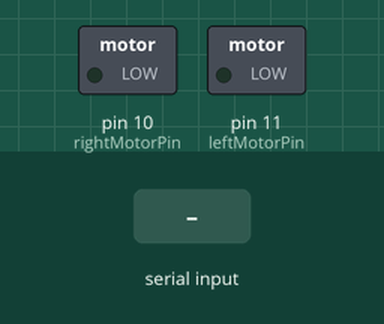
A sketch run on a simulated Arduino Uno, built with avr-gcc and run on an emulated ATmega328P. On the bench: switched loads named in the sketch (green lamp = pin HIGH). The test bench sets the inputs (shaded band). What the sketch prints to the serial monitor is not drawn.

Above: at 1.2 s.
1.3 s: byte 119 (0x77) received over Serial
At 1.9 s:
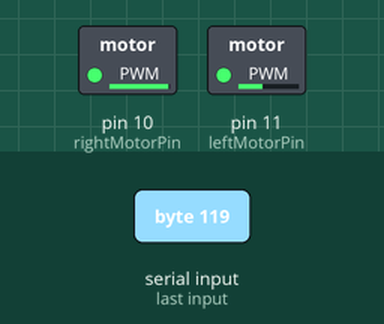
2.8 s: byte 115 (0x73) received over Serial
At 3.1 s:
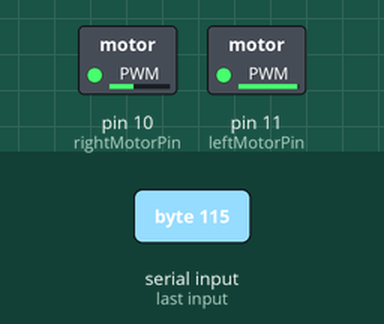
4.3 s: byte 97 (0x61) received over Serial
At 5.4 s:
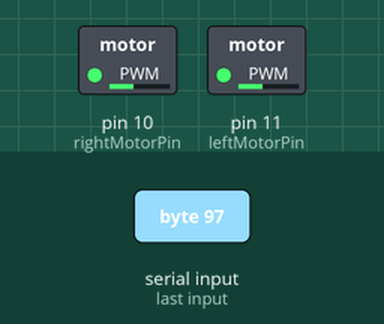
5.8 s: byte 100 (0x64) received over Serial
At 6.6 s:
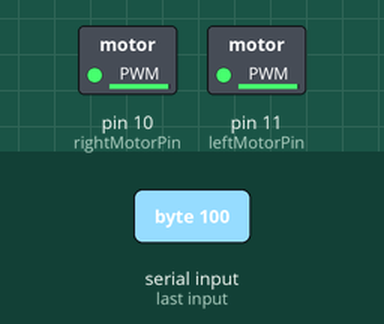
7.3 s: byte 112 (0x70) received over Serial
At 7.7 s:
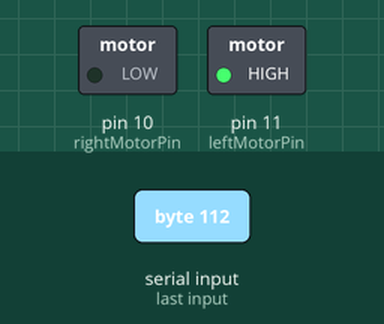
Timing chart, 0 to 10.3 s (numbered marks = the images above; inputs shaded):
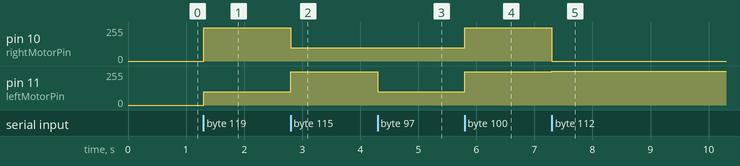

Measured:
- after the input at 1.3 s, pin 10 (rightMotorPin): 0/255 → 250/255 at once; pin 11 (leftMotorPin): 0/255 → 100/255 at once
- after the input at 2.8 s, pin 10 (rightMotorPin): 250/255 → 100/255 at once; pin 11 (leftMotorPin): 100/255 → 250/255 at once
- after the input at 4.3 s, pin 11 (leftMotorPin): 250/255 → 100/255 at once
- after the input at 5.8 s, pin 10 (rightMotorPin), pin 11 (leftMotorPin): 100/255 → 250/255 at once
- after the input at 7.3 s, pin 10 (rightMotorPin): 250/255 → 0/255 at once; pin 11 (leftMotorPin): 250/255 → 255/255 at once

The sketch:

sketch_apr13b.ino
```cpp
// Carson Gedeus
// sketch_apr13b.ino
// Robots source-code for Arduino

#include <Servo.h>

#define leftMotorPin 11
#define rightMotorPin 10

//Servo firstServo;
//Servo secondServo;
//Servo earlyServos[5];

//#define SERVO_TO_PIN(x) (x+2)

int pos = 0;
//int ref = 0;

void setup() {

  pinMode(leftMotorPin, OUTPUT);
  pinMode(rightMotorPin, OUTPUT);

  Serial.begin(9600);
  /*
    for(int ServoNum=0; ServoNum<4; ServoNum++)
    {
      earlyServos[ServoNum].attach(SERVO_TO_PIN(ServoNum));
    }
    */
  //  firstServo.attach(9);
  //  secondServo.attach(10);
}

void loop() {

  while(Serial.available())
  {
    char push = Serial.read();


    if(push == 0x77)   //w - move forwards
    {
      analogWrite(leftMotorPin, 100);   //will make it move forwards
      analogWrite(rightMotorPin, 250);
      /*for(pos=0; pos<=180; pos+=1)
      {
        firstServo.write(pos);
      }
      for(pos=180; pos>=0; pos-=1)
      {
        secondServo.write(pos);
      }*/
    }

    if(push == 0x73)  //s - move backwards
    {
      analogWrite(leftMotorPin, 250);   //will make it move backwards
      analogWrite(rightMotorPin, 100);

      /*for(pos=180; pos>=0; pos-=1)
      {
        firstServo.write(pos);
      }
      for(pos=0; pos<180; pos+=1)
      {
        secondServo.write(pos);
      }*/
    }

    if(push == 0x61)   //a - Go left
    {
      analogWrite(leftMotorPin, 100);
      analogWrite(rightMotorPin, 100);
      /*
      for(pos=0; pos<=180; pos+=1)
      {
        firstServo.write(pos);
        secondServo.write(pos);
      }
      */
    }

    if(push == 0x64)   //d - Go right
    {
      analogWrite(leftMotorPin, 250);
      analogWrite(rightMotorPin, 250);
    /*
      for(pos=180; pos>=0; pos-=1)
      {
        firstServo.write(pos);
        secondServo.write(pos);
      }
    */
    }
/*
    case(0x6A):   //J
    {
      earlyServos[5].write(90-ref);
    }

    case(0x6B):   //K
    {
      earlyServos[5].write(ref-90);
    }
    break;
*/
    if(push == 0x70)   //p - stop forever
    {
      analogWrite(leftMotorPin, 255);
      analogWrite(rightMotorPin, 0);
      //firstServo.detach();
    }

    Serial.write(push);
      /*
      for(int ServoNum=0; ServoNum<=4; ServoNum++)
      {
        earlyServos[ServoNum].write(ServoNum);
      }
      */
  }
}
```
